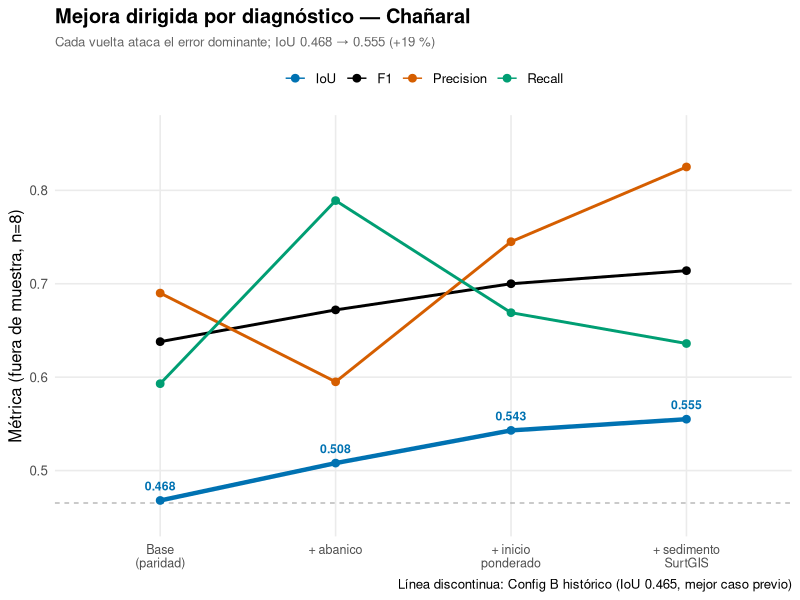

Write the R code that produced this figure.
#!/usr/bin/env Rscript
# Progresión de métricas del modelo de detritos en Chañaral a lo largo del
# ciclo de mejora dirigido por diagnóstico (4 vueltas sobre la paridad).
# Métricas fuera de muestra (8 semillas). Salida: outputs/progression_chanaral.png

suppressPackageStartupMessages(library(ggplot2))

here <- dirname(sub("--file=", "", grep("--file=", commandArgs(FALSE), value = TRUE)))
out <- file.path(here, "outputs"); dir.create(out, showWarnings = FALSE)

stages <- c("Base\n(paridad)", "+ abanico", "+ inicio\nponderado", "+ sedimento\nSurtGIS")
df <- data.frame(
  stage  = factor(rep(stages, times = 4), levels = stages),
  metric = factor(rep(c("IoU", "F1", "Precision", "Recall"), each = 4),
                  levels = c("IoU", "F1", "Precision", "Recall")),
  value  = c(0.468, 0.508, 0.543, 0.555,   # IoU
             0.638, 0.672, 0.700, 0.714,   # F1
             0.690, 0.595, 0.745, 0.825,   # Precision
             0.593, 0.789, 0.669, 0.636)   # Recall
)

# Paleta Okabe-Ito (segura para daltonismo); IoU destacado.
pal <- c(IoU = "#0072B2", F1 = "#000000", Precision = "#D55E00", Recall = "#009E73")
lw  <- c(IoU = 1.5, F1 = 1.0, Precision = 1.0, Recall = 1.0)

p <- ggplot(df, aes(stage, value, colour = metric, group = metric)) +
  geom_hline(yintercept = 0.4653, linetype = "dashed", colour = "grey65",
             linewidth = 0.4) +
  geom_line(aes(linewidth = metric)) +
  geom_point(size = 2.3) +
  geom_text(data = subset(df, metric == "IoU"), aes(label = sprintf("%.3f", value)),
            vjust = -1.1, size = 3.1, colour = pal["IoU"], fontface = "bold") +
  scale_colour_manual(values = pal, name = NULL) +
  scale_linewidth_manual(values = lw, guide = "none") +
  scale_y_continuous(limits = c(0.45, 0.86), breaks = seq(0.5, 0.85, 0.1)) +
  labs(x = NULL, y = "Métrica (fuera de muestra, n=8)",
       title = "Mejora dirigida por diagnóstico — Chañaral",
       subtitle = "Cada vuelta ataca el error dominante; IoU 0.468 → 0.555 (+19 %)",
       caption = "Línea discontinua: Config B histórico (IoU 0.465, mejor caso previo)") +
  theme_minimal(base_size = 12) +
  theme(panel.grid.minor = element_blank(),
        legend.position = "top",
        plot.title = element_text(face = "bold"),
        plot.subtitle = element_text(colour = "grey40", size = 9.5),
        axis.text.x = element_text(size = 9))

ggsave(file.path(out, "progression_chanaral.png"), p, width = 6.4, height = 5,
       dpi = 200, bg = "white")
cat("->", file.path(out, "progression_chanaral.png"), "\n")
